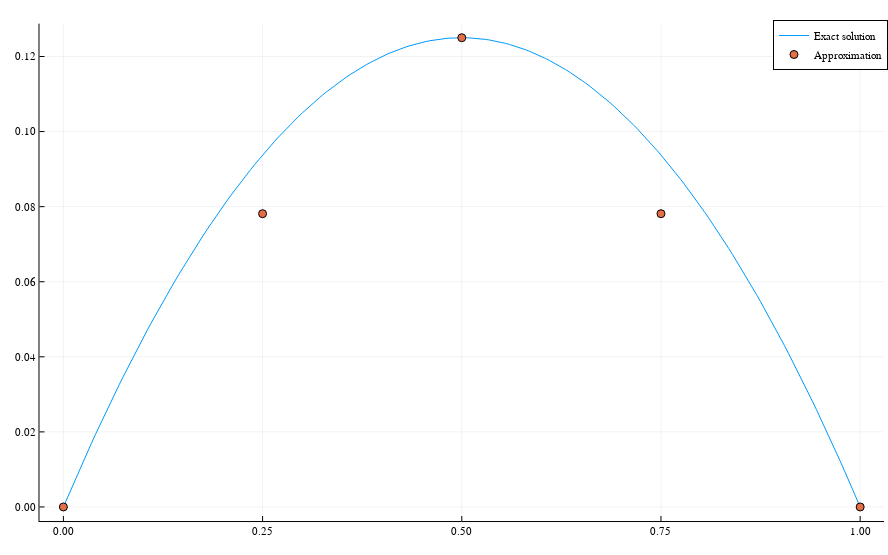

Here is the notebook cell this chart was saved with:
### Code cell
sol_domain = zeros(201)
for i in 1:201
    sol_domain[i]=(i-1)/200
end

result_domain = zeros(NELEM+1)
for i in 1:NELEM+1
    result_domain[i]=(i-1)/NELEM
end
_u = finite_elements(Int(NELEM/2), x->1, quad_ϕ, quad_ϕ_prime; method="quad") ./ 1.5

plotly()
plot(sol_domain, exact_solution_1.(sol_domain), labels="Exact solution")
plot!(result_domain, _u, seriestype = :scatter, labels="Approximation", size=(888, 555))

### Figure 1 — Plotly figure (JSON) as saved in the notebook; plotly's stock layout.template omitted (floating-point values rounded to 4 significant figures; data arrays with more than 128 entries replaced by an {"elided": "..."} marker saying what was removed)
{"data": [{"colorbar": {"title": ""}, "legendgroup": "Exact solution", "line": {"color": "rgba(0, 154, 250, 1.000)", "dash": "solid", "shape": "linear", "width": 1}, "mode": "lines", "name": "Exact solution", "showlegend": true, "type": "scatter", "x": {"elided": "201 float values"}, "xaxis": "x", "y": {"elided": "201 float values"}, "yaxis": "y", "zmax": null, "zmin": null}, {"colorbar": {"title": ""}, "legendgroup": "Approximation", "marker": {"color": "rgba(227, 111, 71, 1.000)", "line": {"color": "rgba(0, 0, 0, 1.000)", "width": 1}, "size": 8, "symbol": "circle"}, "mode": "markers", "name": "Approximation", "showlegend": true, "type": "scatter", "x": [0, 0.25, 0.5, 0.75, 1], "xaxis": "x", "y": [0, 0.07812, 0.125, 0.07813, 0], "yaxis": "y", "zmax": null, "zmin": null}], "layout": {"annotations": [], "height": 555, "legend": {"bgcolor": "rgba(255, 255, 255, 1.000)", "bordercolor": "rgba(0, 0, 0, 1.000)", "borderwidth": 1, "font": {"color": "rgba(0, 0, 0, 1.000)", "family": "sans-serif", "size": 11}, "title": {"font": {"color": "rgba(0, 0, 0, 1.000)", "family": "sans-serif", "size": 15}, "text": ""}, "tracegroupgap": 0, "traceorder": "normal", "x": 1, "xanchor": "auto", "y": 1, "yanchor": "auto"}, "margin": {"b": 20, "l": 0, "r": 0, "t": 20}, "paper_bgcolor": "rgba(255, 255, 255, 1.000)", "plot_bgcolor": "rgba(255, 255, 255, 1.000)", "showlegend": true, "width": 888, "xaxis": {"anchor": "y", "domain": [0.04447, 0.9956], "gridcolor": "rgba(0, 0, 0, 0.100)", "gridwidth": 0.5, "linecolor": "rgba(0, 0, 0, 1.000)", "mirror": false, "range": [-0.03, 1.03], "showgrid": true, "showline": true, "showticklabels": true, "tickangle": 0, "tickcolor": "rgb(0, 0, 0)", "tickfont": {"color": "rgba(0, 0, 0, 1.000)", "family": "sans-serif", "size": 11}, "tickmode": "array", "ticks": "inside", "ticktext": ["0.00", "0.25", "0.50", "0.75", "1.00"], "tickvals": [0, 0.25, 0.5, 0.75, 1], "title": "", "titlefont": {"color": "rgba(0, 0, 0, 1.000)", "family": "sans-serif", "size": 15}, "type": "-", "visible": true, "zeroline": false, "zerolinecolor": "rgba(0, 0, 0, 1.000)"}, "yaxis": {"anchor": "x", "domain": [0.02711, 0.9929], "gridcolor": "rgba(0, 0, 0, 0.100)", "gridwidth": 0.5, "linecolor": "rgba(0, 0, 0, 1.000)", "mirror": false, "range": [-0.00375, 0.1288], "showgrid": true, "showline": true, "showticklabels": true, "tickangle": 0, "tickcolor": "rgb(0, 0, 0)", "tickfont": {"color": "rgba(0, 0, 0, 1.000)", "family": "sans-serif", "size": 11}, "tickmode": "array", "ticks": "inside", "ticktext": ["0.00", "0.02", "0.04", "0.06", "0.08", "0.10", "0.12"], "tickvals": [0, 0.02, 0.04, 0.06, 0.08, 0.1, 0.12], "title": "", "titlefont": {"color": "rgba(0, 0, 0, 1.000)", "family": "sans-serif", "size": 15}, "type": "-", "visible": true, "zeroline": false, "zerolinecolor": "rgba(0, 0, 0, 1.000)"}}}
